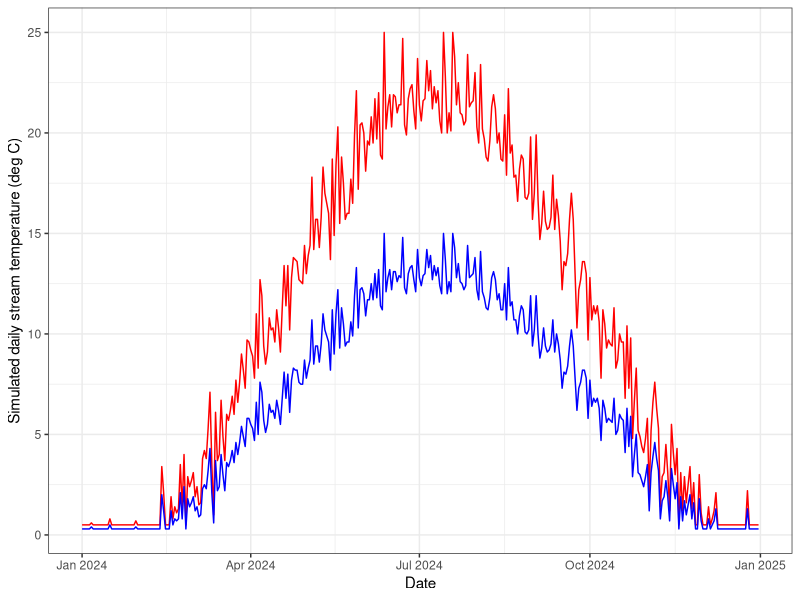
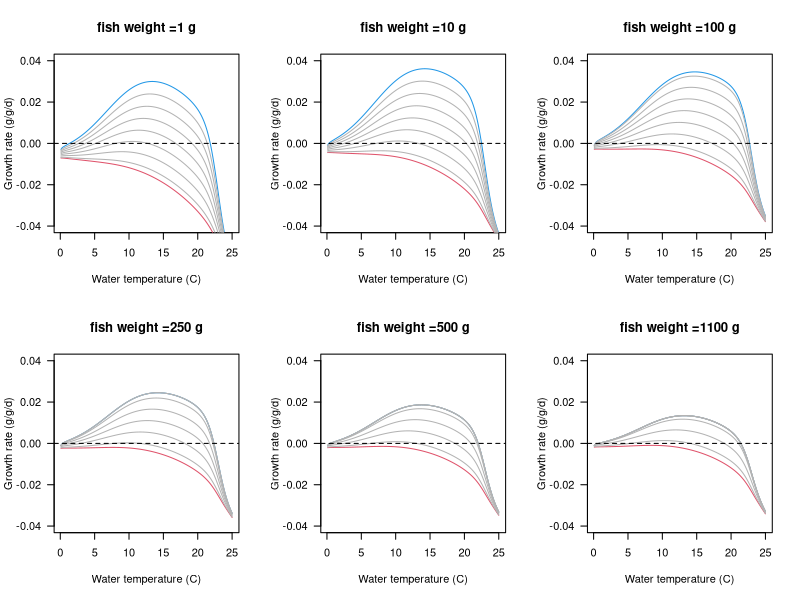
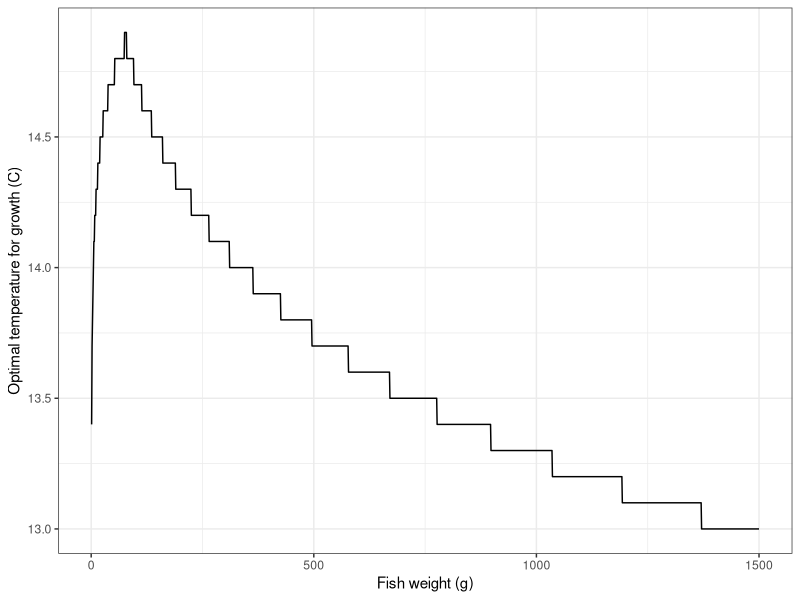
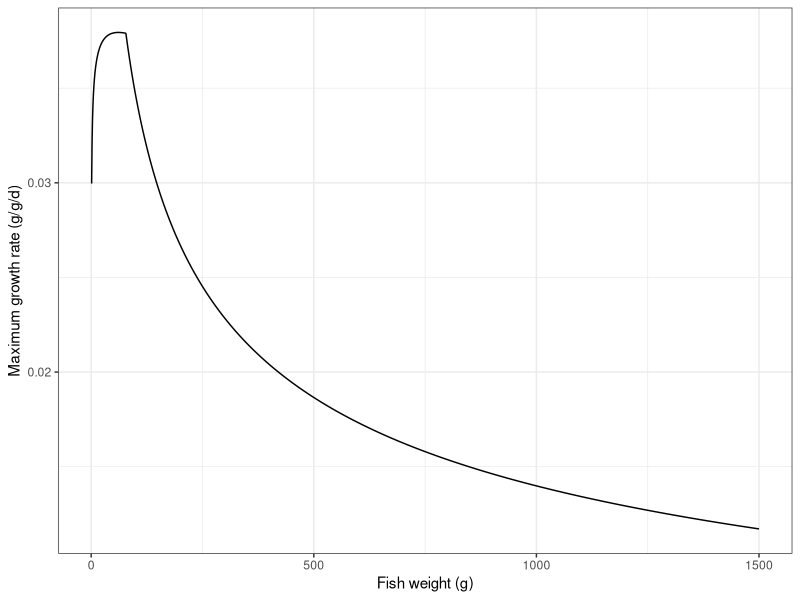
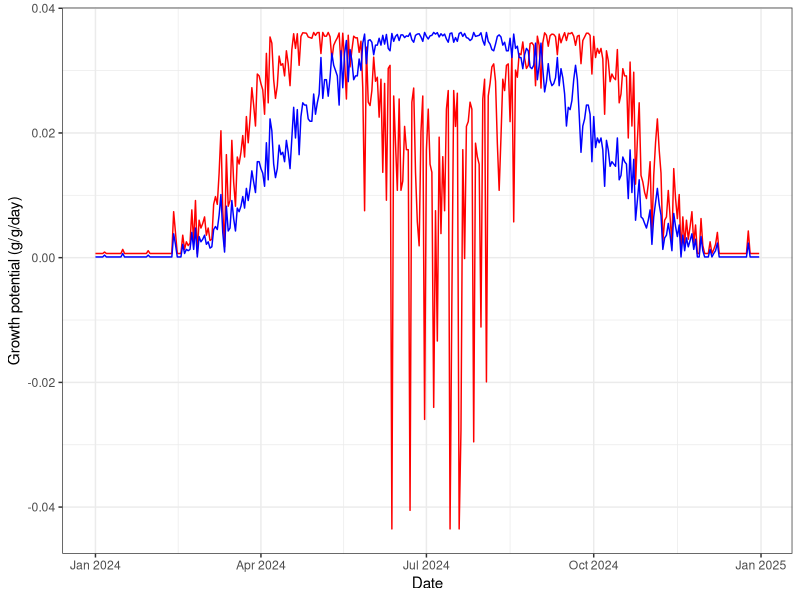
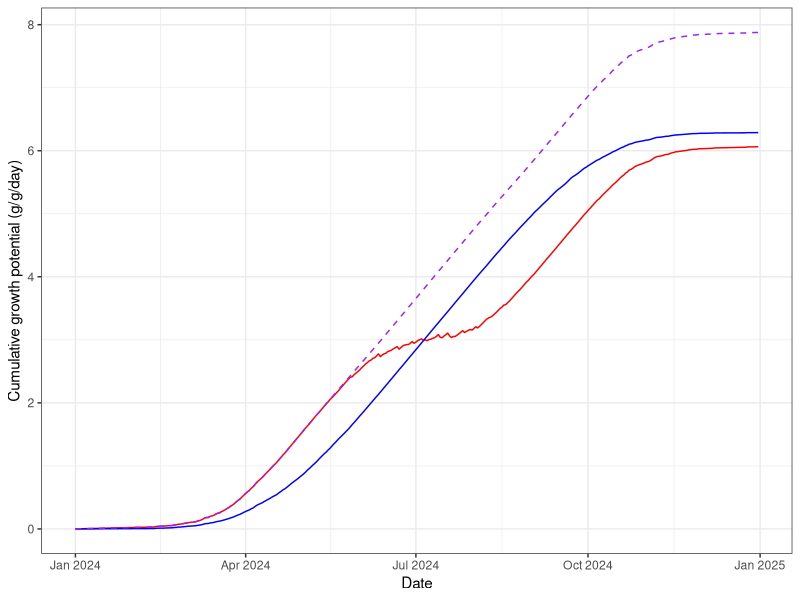
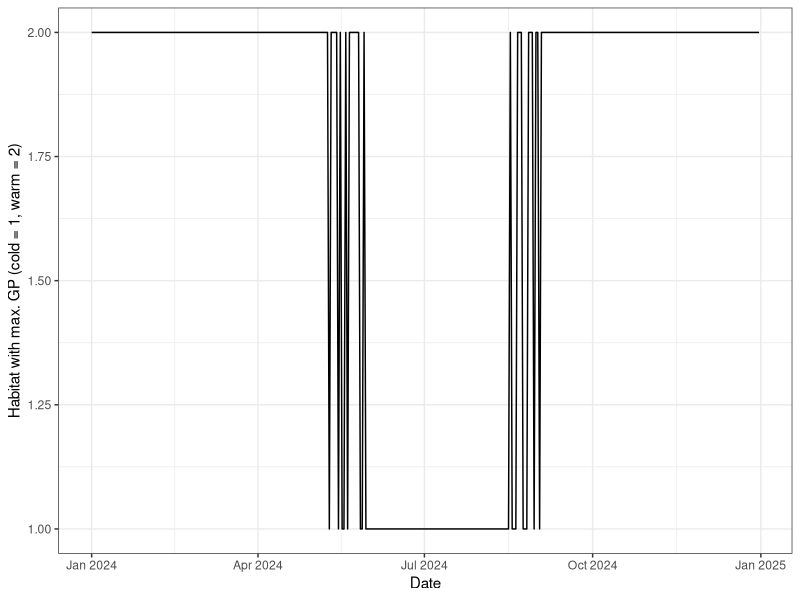

Write R code to recreate these figures, in order.
## ---- chunk 1
library(tidyverse)
## ---- chunk 2
# Set seed for reproducibility
set.seed(123)

# 1. Create a date range (1 year)
dates <- seq(as.Date("2024-01-01"), as.Date("2024-12-31"), by="day")
n <- length(dates)
doy <- as.numeric(format(dates, "%j")) # Day of year

# 2. Simulate Stream Temperature (Sine wave + Noise)
# Parameters: Midpoint, Amplitude, Offset
base_temp <- 10        # Average annual temperature
amplitude <- 12         # Seasonal fluctuation amplitude
# Peak temperature occurs late in the year (July/Aug)
stream_temp <- base_temp + amplitude * sin(2 * pi * (doy - 100) / 365)

# 3. Add random noise (daily weather variation)
noise <- rnorm(n, mean = 0, sd = 1.5)
simulated_temp <- stream_temp + noise

# 4. Force values near 0 to small postive, max = 25
simulated_temp[simulated_temp < 0.5] <- 0.5
simulated_temp[simulated_temp > 25] <- 25

# 4. Simulate cold regime using a multiplier
simulated_temp_cold <- simulated_temp*0.6

# 4. Create Data Frame
temp_df <- tibble(date = dates, 
                  doy = doy, 
                  temp_warm = round(simulated_temp, digits = 1), 
                  temp_cold = round(simulated_temp_cold, digits = 1))

# 5. Plot the simulation
temp_df %>% ggplot() + 
  geom_line(aes(x = date, y = temp_warm), color = "red") +
  geom_line(aes(x = date, y = temp_cold), color = "blue") +
  theme_bw() + 
  xlab("Date") + 
  ylab("Simulated daily stream temperature (deg C)")

## ---- chunk 3
fncGetBioEParms <- function(spp, pred.en.dens, prey.en.dens, oxy, pff, wt.nearest, 
  startweights = rep(initial.mass, numFish), pvals = rep(0.5, numFish), ration = rep(0.1, numFish)){
  
	N.sites <- nrow(wt.nearest) #here, sites are fish in each reach
  N.steps <- 1 #one time step
  Species <- spp
  SimMethod <- 1 #method that predicts growth
  Pred <- pred.en.dens #predator energy density
  Oxygen <- oxy #oxygen consumed
	PFF <- pff #percent indigestible prey
  stab.factor <- 0.5 #stability factor for other simulation methods
  epsilon <- 0.5 #also for other simulation methods
	endweights <- startweights*5
	TotalConsumption <- rep(100, N.sites)
	pvalues <- t(matrix(round(pvals, 5)))
	sitenames <- t(matrix(wt.nearest[,"pid"]))
	temperature <- t(wt.nearest[,"WT"])
  prey.energy.density <- t(matrix(rep(prey.en.dens, N.sites))) 
  ration <- t(matrix(round(ration, 5)))
  
  return(list(	
    "Species" = Species,
    "SimMethod" = SimMethod,
    "Wstart" = startweights,
    "Endweights" = endweights,
    "TotalConsumption" = TotalConsumption,
    "pp "= pvalues,
    "Temps" = temperature,
    "N.sites" = N.sites,
    "N.steps" = N.steps,
    "sitenames" = sitenames,
    "Pred" = Pred,
    "prey.energy.density" = prey.energy.density,
    "Oxygen" = Oxygen,
    "stab.factor" = stab.factor,
    "PFF" = PFF,
    "epsilon" = epsilon,
    "ration" = ration)
  )
  
}
## ---- chunk 4
# Constants, hard-coded - using RATION instead of p-values
fncReadConstants <- function() {
  
  # Get consumption constants
  # Cons <- data.frame(
  #   ConsEQ = 3,
  #   CA = 0.1317,
  #   CB = -0.1396,
  #   CQ = 3.0,
  #   CTO = 15.8,
  #   CTM = 17.5,
  #   CTL = 21.0,
  #   CK1 = 0.06,
  #   CK4 = 0.38)
  # 
  # # Get respiration constants
  # Resp <- data.frame(
  #   RespEQ = 1, 
  #   RA = 0.0009,
  #   RB = -0.1266,
  #   RQ = 0.0833,
  #   RTO = 0,
  #   RTM = 0,
  #   RTL = 0,
  #   RK1 = 1,
  #   RK4 = 0,
  #   ACT = 1,
  #   BACT = 0,
  #   SDA = 0.172)
  # 
  # # Get Excretion / Egestion Constants
  # Excr <- data.frame(
  #   ExcrEQ = 2, 
  #   FA = 0.212,  
  #   FB = -0.222, 
  #   FG = 0.631, 
  #   UA = 0.0314, 
  #   UB = 0.58, 
  #   UG = -0.299)
  
    Cons <- data.frame(
    ConsEQ = 4,
    CA = 0.628,
    CB = -0.3,
    CQ = 5,
    CTO = 20,
    CTM = 20,
    CTL = 24,
    CK1 = 0.33,
    CK4 = 0.2)
  
  # Get respiration constants
  Resp <- data.frame(
    RespEQ = 1, 
    RA = 0.00264,
    RB = -0.217,
    RQ = 0.06818,
    RTO = 0.0234,
    RTM = 0,
    RTL = 25,
    RK1 = 1,
    RK4 = 0.13,
    ACT = 9.7,
    BACT = 0.0405,
    SDA = 0.172)
  
  # Get Excretion / Egestion Constants
  Excr <- data.frame(
    ExcrEQ = 4, 
    FA = 0.212,  
    FB = -0.222, 
    FG = 0.631, 
    UA = 0.0314, 
    UB = 0.58, 
    UG = -0.299)
  
  # Return the Constants
  return(list("Consumption" = Cons, 
              "Respiration" = Resp, 
              "Excretion" = Excr))
}
## ---- chunk 5
# Consumption Equation 1
ConsumptionEQ1 <- function(W, TEMP, PP, PREY, CA, CB, CQ) {

	CMAX <- CA * (W ** CB)			#max specific feeding rate (g_prey/g_pred/d)
	CONS <<- (CMAX * PP * exp(CQ * TEMP))	#specific consumption rate (g_prey/g_pred/d) - grams prey consumed per gram of predator mass per day
	CONSj <<- CONS * PREY          		 #specific consumption rate (J/g_pred/d) - Joules consumed for each gram of predator for each day
	return(list("CMAX" = CMAX, "CONS" = CONS, "CONSj" = CONSj))
}

# Consumption Equation 2
ConsumptionEQ2 <- function(W, TEMP, PP, PREY, CA, CB, CTM, CTO, CQ) {

	Y <- log(CQ) * (CTM - CTO + 2)
	Z <- log(CQ) * (CTM - CTO)
	X <- (Z ^ 2 * (1 + (1 + 40 / Y) ^ .5) ^ 2) / 400
	V <- (CTM - TEMP) / (CTM - CTO)
	CMAX <- CA * (W ** CB)		
	CONS <- CMAX * PP * (V ** X) * exp(X * (1 - V))
	CONSj <- CONS*PREY             

	return(list("CMAX" = CMAX, "CONS" = CONS, "CONSj" = CONSj))
}

# Consumption Equation #3: Temperature Dependence for cool-cold water species
ConsumptionEQ3 <- function(W, TEMP, PP, PREY, CA, CB, CK1, CTO, CQ, CK4, CTL, CTM) {
	G1 <- (1 / (CTO - CQ)) * (log((0.98 * (1 - CK1)) / (CK1 * 0.02)))
	L1 <- exp(G1 * (TEMP - CQ))
	KA <- (CK1 * L1) / (1 + CK1 * (L1 - 1))
	G2 <- (1 / (CTL - CTM)) * (log((0.98 * (1 - CK4)) / (CK4 * 0.02)))
	L2 <- exp(G2 * (CTL - TEMP))
	KB <- (CK4 * L2) / (1 + CK4 * (L2 - 1))
	CMAX <- CA * (W ** CB)		#max specific feeding rate (g_prey/g_pred/d)
	
	CONS <- CMAX * PP * KA * KB		#specific consumption rate (g_prey/g_pred/d) - grams prey consumed per gram of predator mass per day
	
	CONSj <- CONS * PREY             #specific consumption rate (J/g_pred/d) - Joules consumed for each gram of predator for each day

	return(list("CMAX" = CMAX, "CONS" = CONS, "CONSj" = CONSj))
	}

# Consumption Equation 3 that gives CONS based on RATION instead of PP
ConsumptionEQ4 <- function(W, TEMP, RATION, PREY, CA, CB, CK1, CTO, CQ, CK4, CTL, CTM) {
  G1 <- (1 / (CTO - CQ)) * (log((0.98 * (1 - CK1)) / (CK1 * 0.02)))
  L1 <- exp(G1 * (TEMP - CQ))
  KA <- (CK1 * L1) / (1 + CK1 * (L1 - 1))
  G2 <- (1 / (CTL - CTM)) * (log((0.98 * (1 - CK4)) / (CK4 * 0.02)))
  L2 <- exp(G2 * (CTL - TEMP))
  KB <- (CK4 * L2) / (1 + CK4 * (L2 - 1))
  CMAX <- CA * (W ** CB)		#max specific feeding rate (g_prey/g_pred/d)
  
  RATION[RATION >= CMAX] <- CMAX[RATION >= CMAX]
  CONS <- RATION * KA * KB  #specific consumption rate (g_prey/g_pred/d) - grams prey consumed per gram of predator mass per day
  
  CONSj <- CONS * PREY  #specific consumption rate (J/g_pred/d) - Joules consumed for each gram of predator for each day
  
  return(list("CMAX" = CMAX, "CONS" = CONS, "CONSj" = CONSj))
}

# Excretion Equation 1
ExcretionEQ1 <- function(CONS, CONSj, TEMP, PP, FA, UA) {

	EG <- FA * CONS				# egestion (fecal waste) in g_waste/g_pred/d
	U <- UA * (CONS - EG)	 			# excretion (nitrogenous waste) in g_waste/g_pred/d

	EGj <- FA * CONSj				# egestion in J/g/d
	Uj <- UA * (CONSj - EGj)			# excretion in J/g/d

	return(list("EG" = EG, "EGj" = EGj, "U" = U, "Uj" = Uj))
	}	

# Excretion Equation 2
ExcretionEQ2 <- function(CONS, CONSj, TEMP, PP, FA, UA, FB, FG, UB, UG) {

	EG <- FA * TEMP ^ FB * exp(FG * PP) * CONS			# egestion (fecal waste) in g_waste/g_pred/d
	U <- UA * TEMP ^ UB * exp(UG * PP) * (CONS - EG)			# excretion (nitrogenous waste) in g_waste/g_pred/d

	EGj <- EG * CONSj / CONS					# egestion in J/g/d
	Uj <- U * CONSj / CONS					# excretion in J/g/d

	return(list("EG" = EG, "EGj" = EGj, "U" = U, "Uj" = Uj))
	}

# Excretion Equation 3 (W/ correction for indigestible prey as per Stewart 1983)
ExcretionEQ3 <- function(CONS, CONSj, TEMP, PP, FA, UA, FB, FG, UB, UG, PFF) {

	#Note: In R, "F" means "FALSE", here we use EG as the variable name for egestion instead of F (as in the FishBioE 3.0 manual)
	#Note:  PFF = 0 assumes prey are entirely digestible, making this essentially the same as Equation 2

	PE <- FA * (TEMP ** FB) * exp(FG * PP)

	PF <- ((PE - 0.1) / 0.9) * (1 - PFF) + PFF

	EG <- PF * CONS					# egestion (fecal waste) in g_waste/g_pred/d
	U <- UA * (TEMP ** UB) * (exp(UG * PP)) * (CONS - EG)	# excretion (nitrogenous waste) in g_waste/g_pred/d

	EGj <- PF * CONSj				# egestion in J/g/d
	Uj <- UA * (TEMP ** UB) * (exp(UG * PP)) * (CONSj - EGj)	# excretion in J/g/d

	return(list("EG" = EG, "EGj" = EGj, "U" = U, "Uj" = Uj))
	}	

# Excretion Equation 3 but using RATION instead of PP
ExcretionEQ4 <- function(CONS, CONSj, TEMP, RATION, CMAX, FA, UA, FB, FG, UB, UG, PFF) {
  
  #Note: In R, "F" means "FALSE", here we use EG as the variable name for egestion instead of F (as in the FishBioE 3.0 manual)
  #Note:  PFF = 0 assumes prey are entirely digestible, making this essentially the same as Equation 2
  
  RATION[RATION >= CMAX] <- CMAX[RATION >= CMAX]
  PP <- RATION / CMAX #calculating p-value based on ration and CMax inputs
  
  PE <- FA * (TEMP ** FB) * exp(FG * PP)
  
  PF <- ((PE - 0.1) / 0.9) * (1 - PFF) + PFF
  
  EG <- PF * CONS					# egestion (fecal waste) in g_waste/g_pred/d
  U <- UA * (TEMP ** UB) * (exp(UG * PP)) * (CONS - EG)	# excretion (nitrogenous waste) in g_waste/g_pred/d
  
  EGj <- PF * CONSj				# egestion in J/g/d
  Uj <- UA * (TEMP ** UB) * (exp(UG * PP)) * (CONSj - EGj)	# excretion in J/g/d
  
  return(list("EG" = EG, "EGj" = EGj, "U" = U, "Uj" = Uj))
}	

# Respiration Equation 1
RespirationEQ1 <- function(W, TEMP, CONS, EG, PREY, OXYGEN, RA, RB, ACT, SDA, RQ, RTO, RK1, RK4, RTL, BACT){

	VEL <- (RK1 * W ^ RK4) * (TEMP > RTL) + ACT * W ^ RK4 * exp(BACT * TEMP) * (1 - 1 * (TEMP > RTL))
	ACTIVITY <- exp(RTO * VEL)
	S <- SDA * (CONS - EG)					# proportion of assimilated energy lost to SDA in g/g/d (SDA is unitless)
	Sj <- S * PREY						# proportion of assimilated energy lost to SDA in J/g/d - Joules lost to digestion per gram of predator mass per day
	R <- RA * (W ** RB) * ACTIVITY * exp(RQ * TEMP)       	# energy lost to respiration (metabolism) in g/g/d
	Rj <- R * OXYGEN           				# energy lost to respiration (metabolism) in J/g/d - Joules per gram of predator mass per day
	return(list("R" = R, "Rj" = Rj, "S" = S, "Sj" = Sj))
	}

# Respiration Equation 2 (Temp dependent w/ ACT multiplier)
RespirationEQ2 <- function(W, TEMP, CONS, EG, PREY, OXYGEN, RA, RB, ACT, SDA, RTM, RTO, RQ) {

	V <- (RTM - TEMP) / (RTM - RTO)
	V[V < 0] <- 0.001 #AHF Added to stop errors when Water temps exceed RTM!
	Z <- (log(RQ)) * (RTM - RTO)
	Y <- (log(RQ)) * (RTM - RTO + 2)
	X <- ((Z ** 2) * (1 + (1 + 40 / Y) ** 0.5) ** 2) / 400
	S <- SDA * (CONS - EG)					# proportion of assimilated energy lost to SDA in g/g/d (SDA is unitless)
	Sj <- S * PREY						# proportion of assimilated energy lost to SDA in J/g/d - Joules lost to digestion per gram of predator mass per day
	R <- RA * (W ** RB) * ACT * ((V ** X) * (exp(X * (1 - V) )))     	# energy lost to respiration (metabolism) in g/g/d
	Rj <- R * OXYGEN           				# energy lost to respiration (metabolism) in J/g/d - Joules per gram of predator mass per day
	return(list("R" = R, "Rj" = Rj, "S" = S, "Sj" = Sj))
	}
## ---- chunk 6
CalculateGrowth <- function(Constants, Input) {
  
  pred <- Input$Pred
  Oxygen <- Input$Oxygen
  
  # Initialize Fish Weights
  W <- array(rep(0, (Input$N.sites * (Input$N.steps + 1))), c(Input$N.steps + 1, Input$N.sites))
  W[1,] <- as.numeric(Input$Wstart[1:ncol(W)])
  Growth <- array(rep(0, Input$N.sites * Input$N.steps), c(Input$N.steps, Input$N.sites))
  Growth_j <- Consumpt <- Consumpt_j <- Excret <- Excret_j <- Egest <- Egest_j <- Respirat <- Respirat_j <- S.resp <- Sj.resp <- Gg_WinBioE <- Gg_ELR <- Growth
  TotalC <- rep(0, Input$N.sites)
  
  ##Start Looping Through Time - for Known Consumption, solving for Weight
  t = 1
  for (t in 1:(Input$N.steps)) {
    
    ### Consumption 
    if(Constants$Consumption$ConsEQ == 1) {
      Cons <- with(Constants$Consumption, ConsumptionEQ1(W[t,], Input$Temps[t,], Input$pp[t,], Input$prey.energy.density[t,], Constants$Consumption$CA, Constants$Consumption$CB, Constants$Consumption$CQ))
    } else if(Constants$Consumption$ConsEQ == 2){
      Cons <- with(Constants$Consumption, ConsumptionEQ2(W[t,], Input$Temps[t,], Input$pp[t,], Input$prey.energy.density[t,], Constants$Consumption$CA, Constants$Consumption$CB, Constants$Consumption$CTM, Constants$Consumption$CTO, Constants$Consumption$CQ))
    } else if(Constants$Consumption$ConsEQ == 3){
      Cons <- with(Constants$Consumption, ConsumptionEQ3(W[t,], Input$Temps[t,], Input$pp[t,], Input$prey.energy.density[t,], Constants$Consumption$CA, Constants$Consumption$CB, Constants$Consumption$CK1, Constants$Consumption$CTO, Constants$Consumption$CQ, Constants$Consumption$CK4, Constants$Consumption$CTL, Constants$Consumption$CTM))
    } else if(Constants$Consumption$ConsEQ == 4){
      Cons <- with(Constants$Consumption, ConsumptionEQ4(W[t,], Input$Temps[t,], Input$ration[t,], Input$prey.energy.density[t,], Constants$Consumption$CA, Constants$Consumption$CB, Constants$Consumption$CK1, Constants$Consumption$CTO, Constants$Consumption$CQ, Constants$Consumption$CK4, Constants$Consumption$CTL, Constants$Consumption$CTM))
    }
    
    TotalC <- TotalC + Cons$CONS * W[t,]
    
    # store daily consumption 
    Consumpt[t,] <- as.numeric(Cons$CONS)
    Consumpt_j[t,] <- as.numeric(Cons$CONSj)
    
    
    ### Excretion / Egestion
    if(Constants$Excretion$ExcrEQ == 1) {
      ExcEgest <- with(Constants$Excretion, ExcretionEQ1(Cons$CONS, Cons$CONSj, Input$Temps[t,], Input$pp[t,], Constants$Excretion$FA, Constants$Excretion$UA))
    } else if (Constants$Excretion$ExcrEQ == 2) {
      ExcEgest <- with(Constants$Excretion, ExcretionEQ2(Cons$CONS, Cons$CONSj, Input$Temps[t,], Input$pp[t,], Constants$Excretion$FA, Constants$Excretion$UA, Constants$Excretion$FB, Constants$Excretion$FG, Constants$Excretion$UB, Constants$Excretion$UG ))
    } else if (Constants$Excretion$ExcrEQ == 3) {
      ExcEgest <- with(Constants$Excretion, ExcretionEQ3(Cons$CONS, Cons$CONSj, Input$Temps[t,], Input$pp[t,], Constants$Excretion$FA, Constants$Excretion$UA, Constants$Excretion$FB, Constants$Excretion$FG, Constants$Excretion$UB, Constants$Excretion$UG, Input$PFF) )
    } else if (Constants$Excretion$ExcrEQ == 4) {
      ExcEgest <- with(Constants$Excretion, ExcretionEQ4(Cons$CONS, Cons$CONSj, Input$Temps[t,], Input$ration[t,], Cons$CMAX, Constants$Excretion$FA, Constants$Excretion$UA, Constants$Excretion$FB, Constants$Excretion$FG, Constants$Excretion$UB, Constants$Excretion$UG, Input$PFF) )
    }
    
    # store daily excretion and egestion
    Excret[t,] <- as.numeric(ExcEgest$U)
    Excret_j[t,] <- as.numeric(ExcEgest$Uj)
    Egest[t,] <- as.numeric(ExcEgest$EG)
    Egest_j[t,] <- as.numeric(ExcEgest$EGj)
    
    
    ### Respiration
    if(Constants$Respiration$RespEQ == 1) {
      Resp <- with(Constants$Respiration, RespirationEQ1(W[t,], Input$Temps[t,], Cons$CONS, ExcEgest$EG, Input$prey.energy.density[t,], Input$Oxygen, Constants$Respiration$RA, Constants$Respiration$RB, Constants$Respiration$ACT, Constants$Respiration$SDA, Constants$Respiration$RQ,Constants$Respiration$RTO, Constants$Respiration$RK1, Constants$Respiration$RK4, Constants$Respiration$RTL, Constants$Respiration$BACT))
    } else if (Constants$Respiration$RespEQ == 2) {
      Resp <- with(Constants$Respiration, RespirationEQ2(W[t,], Input$Temps[t,], Cons$CONS, ExcEgest$EG, Input$prey.energy.density[t,], Input$Oxygen, Constants$Respiration$RA, Constants$Respiration$RB, Constants$Respiration$ACT, Constants$Respiration$SDA, Constants$Respiration$RTM, Constants$Respiration$RTO, Constants$Respiration$RQ))
    }
    
    #store daily respiration results
    Respirat[t,] <- as.numeric(Resp$R)
    Respirat_j[t,] <- as.numeric(Resp$Rj)
    S.resp[t,] <- as.numeric(Resp$S)
    Sj.resp[t,] <- as.numeric(Resp$Sj)
    
    
    ### Now calculate Growth
    
    # growth in J/g/d - Joules allocated to growth for each gram of predator on each day
    Gj <- Cons$CONSj - Resp$Rj - ExcEgest$EGj - ExcEgest$Uj - Resp$Sj	
    G <- Cons$CONS - Resp$R - ExcEgest$EG - ExcEgest$U - Resp$S
    # growth in g/d - Grams of predator growth each day
    Growth[t,] <- as.numeric(Gj * W[t,]) / pred
    Growth_j[t,] <- as.numeric(Gj)
    
    # growth in g/g/d (DailyWeightIncrement divided by fishWeight)
    Gg_WinBioE[t,] <- as.numeric(Growth[t,] / W[t,])			
    
    # growth in g/g/d (DailyWeightIncrement divided by average of fish start end weights)
    Gg_ELR[t,] <- Growth[t,] / ((as.numeric(Input$Wstart[1:ncol(W)]) + W[t,]) / 2)		
    
    # Calculate absolute weight at time t+1
    W[t + 1,] <- W[t,] + Growth[t,]
    
    
  } # End of cycles through time
  
  # Return Results	
  return(list(
    "TotalC" = TotalC,
    "W" = W, 
    "Growth" = Growth, 
    "Gg_WinBioE" = Gg_WinBioE, 
    "Gg_ELR" = Gg_ELR,
    "Growth_j" = Growth_j,
    "Consumption" = Consumpt,
    "Consumption_j" = Consumpt_j,
    "Excretion" = Excret,
    "Excretion_j" = Excret_j,
    "Egestion" = Egest,
    "Egestion_j" = Egest_j,
    "Respiration" = Respirat, 
    "Respiration_j" = Respirat_j, 
    "S.resp" = S.resp,
    "Sj.resp" = Sj.resp
  ))
}
## ---- chunk 7
BioE <- function (Input, Constants) {

# for simulation method =1 (we have p-vals, and want to solve for weights
if (Input$SimMethod == 1) {
  
	# Method 1: Calculate Growth from p-values and Temperatures
	Results <- CalculateGrowth(Constants, Input)
	W <- Results$W
	Growth <- Results$Growth
	
} else{

# We don't know p-values, but need to iteratively solve for them
# Method 2 or 3:  Calculte P-values from Total Growth or Consumption
# Need to assume p-values are constant with time
	
	# initialize first guess p-values of .5
	Input$pp <- array(rep(0.5, Input$N.sites * Input$N.step), 
		 c(Input$N.step, Input$N.sites))

	# set error at high value, iterate until it's small
	Error <- rep(99, Input$N.sites)
	iteration <- 0

### Interate until error is less than .1
	while(max(abs(Error)) > Input$epsilon) 
{
	iteration <- iteration + 1
		Results<- CalculateGrowth(Constants, Input)
		W <- Results$W
    TConsumption<- Results$TotalC

 # Find error (depending on which thing on which we're converging), and
 # and come up with new estimate for average p-value
		if (Input$SimMethod == 2)  {
		      Error <- (W[Input$N.step + 1,] - Input$Endweights)
  # Delta is the amount by which we'll change the p-value (prior to
  # scaling by the stability factor
		  	Delta <- (Input$Endweights) / (W[Input$N.step + 1,]) *
      	         Input$pp[1,] - Input$pp[1,]

		Pnew <- as.vector(Input$p[1,] + Input$stab.factor * Delta)
	# Guard against negative p-values
	 for (i in 1:length(Pnew)) {Pnew[i] = max(0, Pnew[i])}
		} else 
		{
	      Error <- (TConsumption - Input$TotalConsumption) / Input$TotalConsumption
	  	Delta <- Input$TotalConsumption/TConsumption * Input$p[1,] - Input$p[1,]
		Pnew <- as.vector(Input$p[1,] + Input$stab.factor * Delta)
	}
	# Update for user, show p-values and error, see if we're converging
		for (i in 1:Input$N.step) {Input$p[i,] <- as.numeric(Pnew)}
			print(paste("Pnew =",Pnew, "  Error =", Error))
	            print(paste("iteration = ", iteration))	
		} # end of while statement 
	} 

Results$pp = Input$pp
# We're done.  Let's return the results!
return(Results)
}
## ---- chunk 8
spp <- "stealhead"
numFish <- 500 #number of fish in a network per scenario
Constants <- fncReadConstants()
st.wt <- 100 #starting weight
ration.lo <- 0.02
ration.hi <- ration.lo + 0.05
pred.en.dens <- 5900 #predator energy density
oxy <- 13560 #oxygen consumed
pff <- 0.1 #percent indigestible prey
prey.en.dens <- 3500 # see Railsback and Rose 1999, Beauchamp et al. 2007

  
# Set up arrays
waterTemps <- cbind("pid" = seq(1, length(seq(0.1, 25, 0.1))),"WT" = seq(0.1, 25, 0.1))
rations <- seq(0.02, 0.17, 0.01)
weights <- seq(1, 1500, 1)
wt.growth <- array(NA, dim = c(nrow(waterTemps), length(rations), length(weights))) #dim = c(250 WTs, 16 rations, 1500 weights)
p.values <- array(NA, dim = c(nrow(waterTemps), length(rations), length(weights)))
#respiration <- consumption <- wastes <- wt.growth

# Loop through arrays to record growth for each case
for(w in 1:dim(wt.growth)[3]){
  ww <- weights[w]
  for(r in 1:dim(wt.growth)[2]){
    rr <- rations[r]
    Input<- fncGetBioEParms("bulltrout", pred.en.dens, prey.en.dens, oxy, pff,
                            waterTemps, 
                            startweights = rep(ww, nrow(waterTemps)), 
                            pvals = rep(1, nrow(waterTemps)),
                            ration = rep(rr, nrow(waterTemps)))
    
    
    Results <- BioE(Input, Constants) #run BioE code given input and constants
    wt.growth[,r,w] <- c(Results$Gg_WinBioE)
    p.values[,r,w] <- c(Results$pp)
    # consumption[,r,w] <- c(Results$Consumption)
    # wastes[,r,w] <- c(Results$Egestion + Results$Excretion + Results$S.resp)
    # respiration[,r,w] <- c(Results$Respiration)
    
    ## In Joules instead of grams:
    # wt.growth[,r,w] <- c(Results$Growth_j)
    # consumption[,r,w] <- c(Results$Consumption_j)
    # wastes[,r,w] <- c(Results$Egestion_j + Results$Excretion_j + Results$Sj.resp)
    # respiration[,r,w] <- c(Results$Respiration_j)
  }
  # print(w)
}

# Save outputs. Only 'wt.growth' is needed for simulations. The others are merely for plotting below.
# save("wt.growth", file = "data.in/wt.growth.array.RData")
# save("respiration", file = "data.in/respiration.array.RData")
# save("wastes", file = "data.in/wastes.array.RData")
# save("consumption", file = "data.in/consumption.array.RData")



# Load back in to plot
# load("data.in/wt.growth.array.RData")
# load("data.in/consumption.array.RData")
# load("data.in/wastes.array.RData")
# load("data.in/respiration.array.RData")
fncGetBioEParms("stealhead", pred.en.dens, prey.en.dens, oxy, pff,
                            waterTemps, 
                            startweights = rep(ww, nrow(waterTemps)), 
                            pvals = rep(1, nrow(waterTemps)),
                            ration = rep(rr, nrow(waterTemps)))

## ---- chunk 9
par(mfrow = c(2, 3), las = 1)
ylb <- "Growth rate (g/g/d)"
for(fish.mass in c(1, 10, 100, 250, 500, 1100)){
  plot(waterTemps[,"WT"], wt.growth[, 16, fish.mass], type='l', ylab = ylb, xlab = "Water temperature (C)", 
       col = 4, ylim = c(-0.04, 0.04), main = paste0("fish weight =", fish.mass," g")) #max ration
  lines(waterTemps[,"WT"], wt.growth[, 1, fish.mass], col = 2) #min ration
  for(i in seq(2, length(rations)-1, by = 2)){ lines(waterTemps[,"WT"], wt.growth[,i, fish.mass], col = "gray70")}
  abline(h = 0, lty = 2)
}
## ---- chunk 10
dim(wt.growth)[3]
opttemptib <- tibble(weight = weights, opttemp = NA, growth_ggd = NA)

for (i in 1:dim(wt.growth)[3]) {
  opttemptib$opttemp[i] <- waterTemps[which.max(wt.growth[,16,i]),2]
  opttemptib$growth_ggd[i] <- wt.growth[which.max(wt.growth[,16,i]),16,i]
}

opttemptib %>% ggplot() +
  geom_line(aes(x = weight, y = opttemp)) +
  theme_bw() + xlab("Fish weight (g)") + ylab("Optimal temperature for growth (C)")

opttemptib %>% ggplot() +
  geom_line(aes(x = weight, y = growth_ggd)) +
  theme_bw() + xlab("Fish weight (g)") + ylab("Maximum growth rate (g/g/d)")
## ---- chunk 11
grate_df <- tibble(temp = waterTemps[,2],
                   grate_ggd = wt.growth[,16,10]) %>%
  mutate(temp = trimws(temp))

growthregime_df <- temp_df %>%
  mutate(temp_warm = trimws(temp_warm),
         temp_cold = trimws(temp_cold)) %>%
  left_join(grate_df, by = c("temp_warm" = "temp")) %>% rename(grpot_warm = grate_ggd) %>%
  left_join(grate_df, by = c("temp_cold" = "temp")) %>% rename(grpot_cold = grate_ggd) %>%
  mutate(grpot_track = pmax(grpot_warm, grpot_cold)) %>%
  mutate(cumul_grpot_warm = cumsum(grpot_warm),
         cumul_grpot_cold = cumsum(grpot_cold),
         cumul_grpot_track = cumsum(grpot_track),
         habitat = case_when(
           grpot_cold > grpot_warm ~ "cold",
           grpot_warm > grpot_cold ~ "warm",
           TRUE ~ "tie"
         ))
  
head(growthregime_df)
## ---- chunk 12
growthregime_df %>% ggplot() +
  geom_line(aes(x = date, y = grpot_warm), col = "red") +
  geom_line(aes(x = date, y = grpot_cold), col = "blue") +
  theme_bw() +
  xlab("Date") +
  ylab("Growth potential (g/g/day)")
## ---- chunk 13
growthregime_df %>% ggplot() +
  geom_line(aes(x = date, y = cumul_grpot_warm), col = "red") +
  geom_line(aes(x = date, y = cumul_grpot_cold), col = "blue") +
  geom_line(aes(x = date, y = cumul_grpot_track), col = "purple", linetype = "dashed") +
  theme_bw() +
  xlab("Date") +
  ylab("Cumulative growth potential (g/g/day)")
## ---- chunk 14
growthregime_df %>% 
  mutate(habitat_num = as.numeric(as.factor(habitat))) %>%
  ggplot() +
  geom_line(aes(x = date, y = habitat_num)) +
  theme_bw() +
  xlab("Date") +
  ylab("Habitat with max. GP (cold = 1, warm = 2)")
